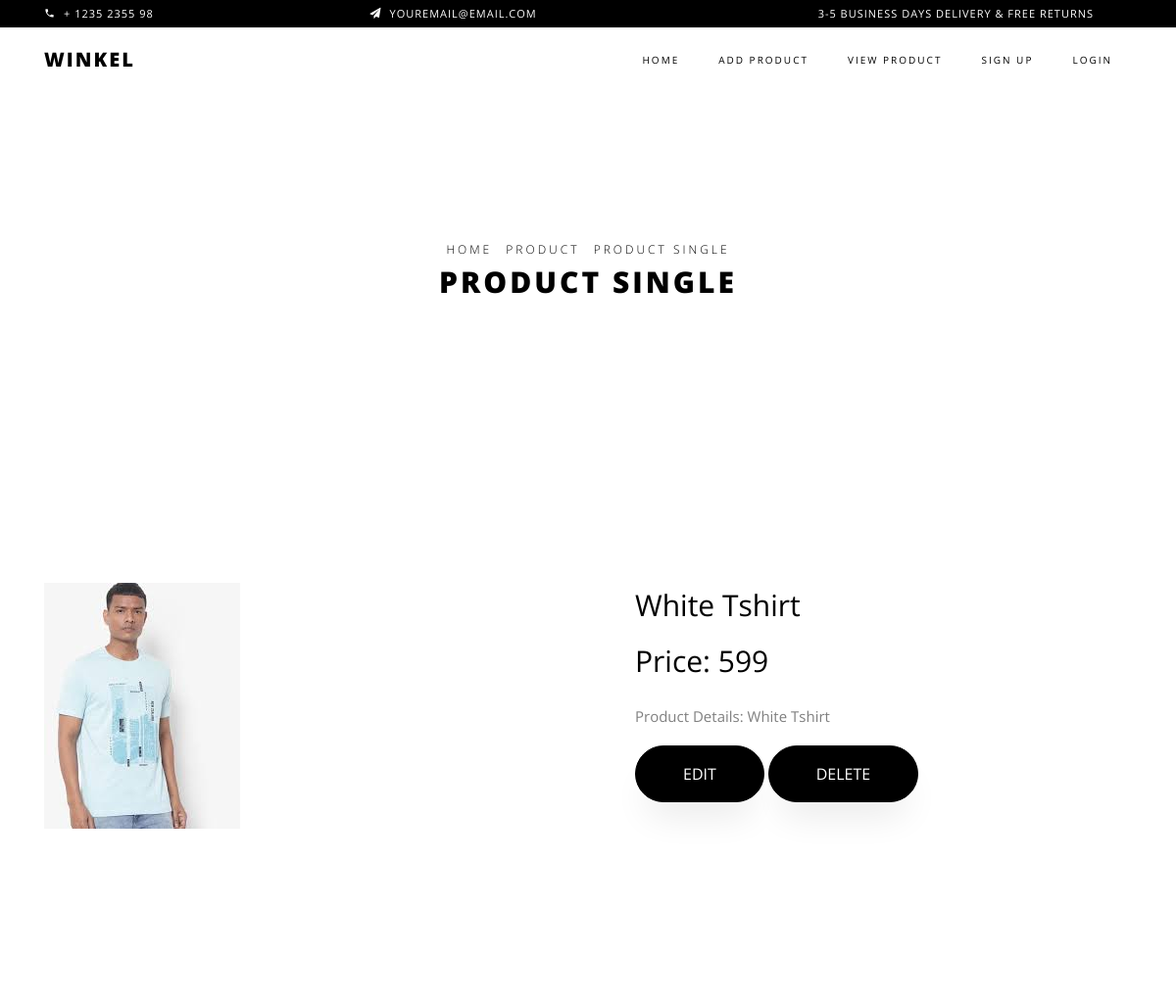
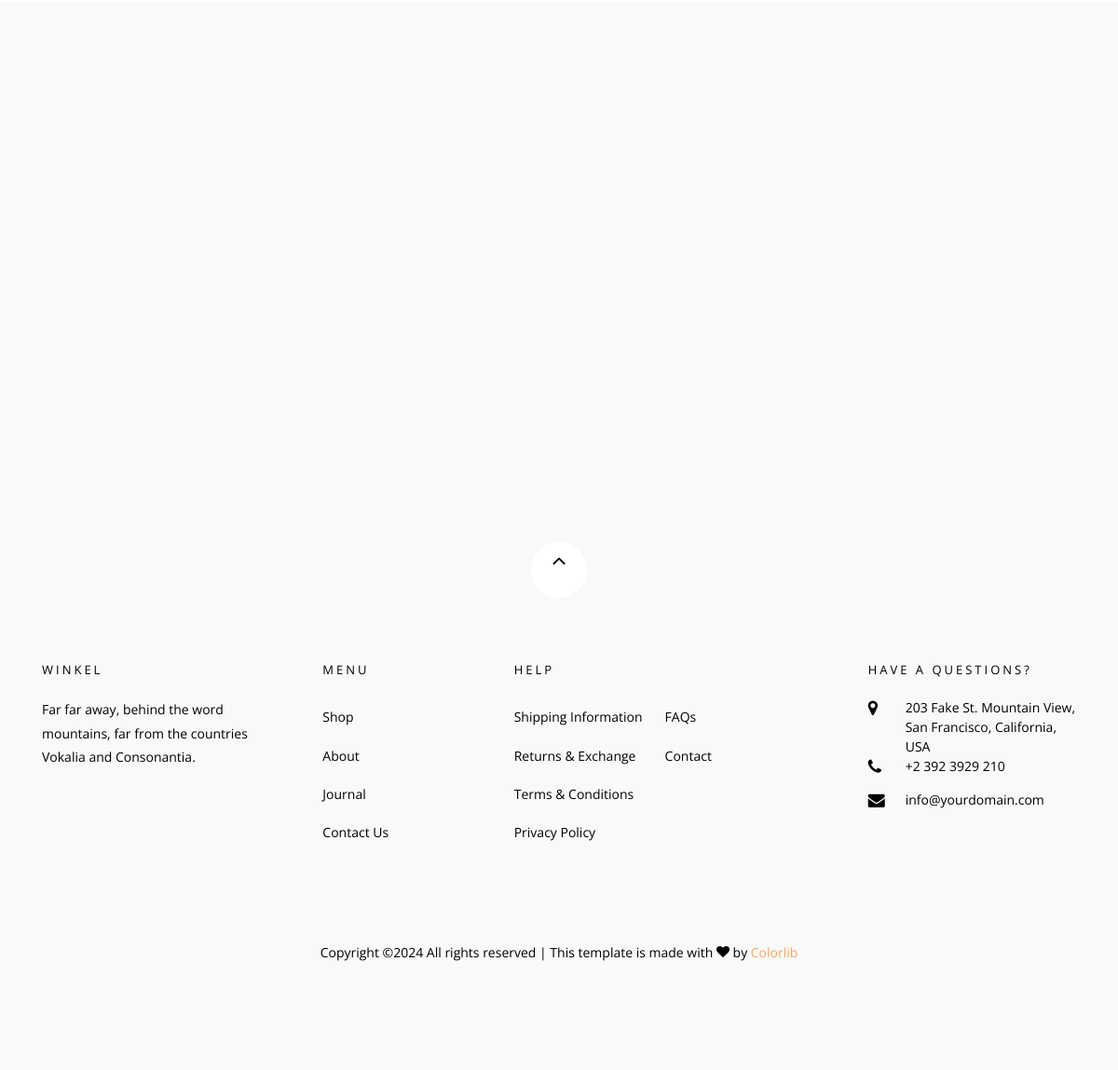
The app's page /seller-product-details/1/ with its own data (2 pictures, top to bottom).
### myapp/models.py (models this page shows, shortened)
class Product(models.Model):
	choice1=(
		    ("Men","Men"),
		    ("Women","Women"),
		    ("Kids","Kids"),
		)
	seller=models.ForeignKey(User,on_delete=models.CASCADE)
	product_category=models.CharField(max_length=100,choices=choice1)
	product_name=models.CharField(max_length=100)
	product_price=models.PositiveIntegerField()
	product_desc=models.TextField()
	product_image=models.ImageField(upload_to="product_image/")

### myapp/views.py (the view)
# urls.py: path('seller-product-details/<int:pk>/',views.seller_product_details,name='seller-product-details'),
def seller_product_details(request,pk):
	product=Product.objects.get(pk=pk)
	return render(request,'seller-product-single.html',{'product':product})

### myapp/templates/seller-product-single.html (shortened to what this page needs)
{% extends 'seller-header.html' %}
{% load static %}
{% block content %}
<!DOCTYPE html>
<html lang="en">
  <head>
  </head>
  <body class="goto-here">
    <div class="hero-wrap hero-bread" style="background-image: url#');">
      <div class="container">
        <div class="row no-gutters slider-text align-items-center justify-content-center">
          <div class="col-md-9 ftco-animate text-center">
          	<p class="breadcrumbs"><span class="mr-2"><a href="index.html">Home</a></span> <span class="mr-2"><a href="index.html">Product</a></span> <span>Product Single</span></p>
            <h1 class="mb-0 bread">Product Single</h1>
          </div>
        </div>
      </div>
    </div>
    <section class="ftco-section">
    	<div class="container">
    		<div class="row">
    			<div class="col-lg-6 mb-5 ftco-animate">
    				<a href="#" class="image-popup"><img src="{{product.product_image.url}}" class="img-fluid" alt="Colorlib Template"></a>
    			</div>
    			<div class="col-lg-6 product-details pl-md-5 ftco-animate">
    				<h3>{{product.product_name}}</h3>
    				<p class="price"><span>Price: {{product.product_price}}</span></p>
    				<p>Product Details: {{product.product_desc}}
						</p>
          	<p>
          		<a href="{% url 'seller-edit-product' pk=product.pk %}" class="btn btn-black py-3 px-5">EDIT</a>
          		<a href="{% url 'seller-delete-product' pk=product.pk %}"class="btn btn-black py-3 px-5">DELETE</a>
          	</p>
    			</div>
    		</div>
    	</div>
    </section>
    <section class="ftco-section bg-light">
    	<div class="container">
				<div class="row justify-content-center mb-3 pb-3">
        </div>
    	</div>
    	<div class="container">
    		<div class="row">
    		</div>
    	</div>
    </section>
  </body>
</html>
{% endblock %}

### records on screen
Product: product_image (picture), product_name "White Tshirt", product_price "599", product_desc "White Tshirt"
